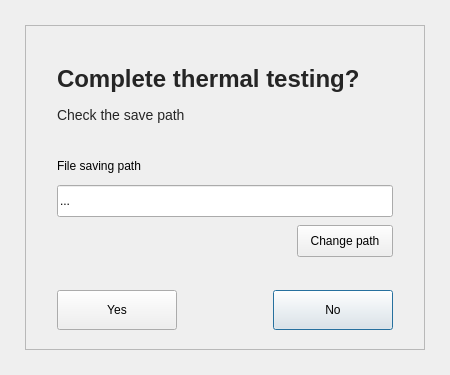
<?xml version="1.0" encoding="UTF-8"?>
<ui version="4.0">
 <class>FinishDialog</class>
 <widget class="QDialog" name="FinishDialog">
  <property name="geometry">
   <rect>
    <x>0</x>
    <y>0</y>
    <width>450</width>
    <height>375</height>
   </rect>
  </property>
  <property name="minimumSize">
   <size>
    <width>450</width>
    <height>375</height>
   </size>
  </property>
  <property name="maximumSize">
   <size>
    <width>450</width>
    <height>375</height>
   </size>
  </property>
  <property name="windowTitle">
   <string>Finish thermal testing</string>
  </property>
  <property name="styleSheet">
   <string notr="true"/>
  </property>
  <widget class="QFrame" name="FinishFrame">
   <property name="geometry">
    <rect>
     <x>25</x>
     <y>25</y>
     <width>400</width>
     <height>325</height>
    </rect>
   </property>
   <property name="styleSheet">
    <string notr="true"/>
   </property>
   <property name="frameShape">
    <enum>QFrame::StyledPanel</enum>
   </property>
   <property name="frameShadow">
    <enum>QFrame::Raised</enum>
   </property>
   <widget class="QLabel" name="FinishTitle">
    <property name="geometry">
     <rect>
      <x>32</x>
      <y>40</y>
      <width>336</width>
      <height>72</height>
     </rect>
    </property>
    <property name="cursor">
     <cursorShape>ArrowCursor</cursorShape>
    </property>
    <property name="styleSheet">
     <string notr="true"/>
    </property>
    <property name="text">
     <string>&lt;html&gt;&lt;head/&gt;&lt;body&gt;&lt;p&gt;&lt;span style=&quot; font-size:24px; font-weight:600; color:#252525;&quot;&gt;Complete thermal testing?&lt;br/&gt;&lt;/span&gt;&lt;br/&gt;&lt;span style=&quot; font-size:14px; color:#252525;&quot;&gt;Check the save path&lt;br/&gt;&lt;/span&gt;&lt;/p&gt;&lt;/body&gt;&lt;/html&gt;</string>
    </property>
   </widget>
   <widget class="QPushButton" name="FinishNoButton">
    <property name="geometry">
     <rect>
      <x>248</x>
      <y>265</y>
      <width>120</width>
      <height>40</height>
     </rect>
    </property>
    <property name="styleSheet">
     <string notr="true"/>
    </property>
    <property name="text">
     <string>No</string>
    </property>
   </widget>
   <widget class="QPushButton" name="FinishYesButton">
    <property name="geometry">
     <rect>
      <x>32</x>
      <y>265</y>
      <width>120</width>
      <height>40</height>
     </rect>
    </property>
    <property name="styleSheet">
     <string notr="true"/>
    </property>
    <property name="text">
     <string>Yes</string>
    </property>
   </widget>
   <widget class="QPushButton" name="FinishChangePathButton">
    <property name="geometry">
     <rect>
      <x>272</x>
      <y>200</y>
      <width>96</width>
      <height>32</height>
     </rect>
    </property>
    <property name="styleSheet">
     <string notr="true"/>
    </property>
    <property name="text">
     <string>Change path</string>
    </property>
   </widget>
   <widget class="QLabel" name="FinishPathLabel">
    <property name="geometry">
     <rect>
      <x>32</x>
      <y>125</y>
      <width>110</width>
      <height>32</height>
     </rect>
    </property>
    <property name="styleSheet">
     <string notr="true"/>
    </property>
    <property name="text">
     <string>File saving path</string>
    </property>
   </widget>
   <widget class="QLineEdit" name="FinishPathLineEdit">
    <property name="geometry">
     <rect>
      <x>32</x>
      <y>160</y>
      <width>336</width>
      <height>32</height>
     </rect>
    </property>
    <property name="acceptDrops">
     <bool>false</bool>
    </property>
    <property name="styleSheet">
     <string notr="true"/>
    </property>
    <property name="text">
     <string>...</string>
    </property>
    <property name="frame">
     <bool>true</bool>
    </property>
    <property name="readOnly">
     <bool>true</bool>
    </property>
   </widget>
  </widget>
 </widget>
 <resources/>
 <connections/>
</ui>
